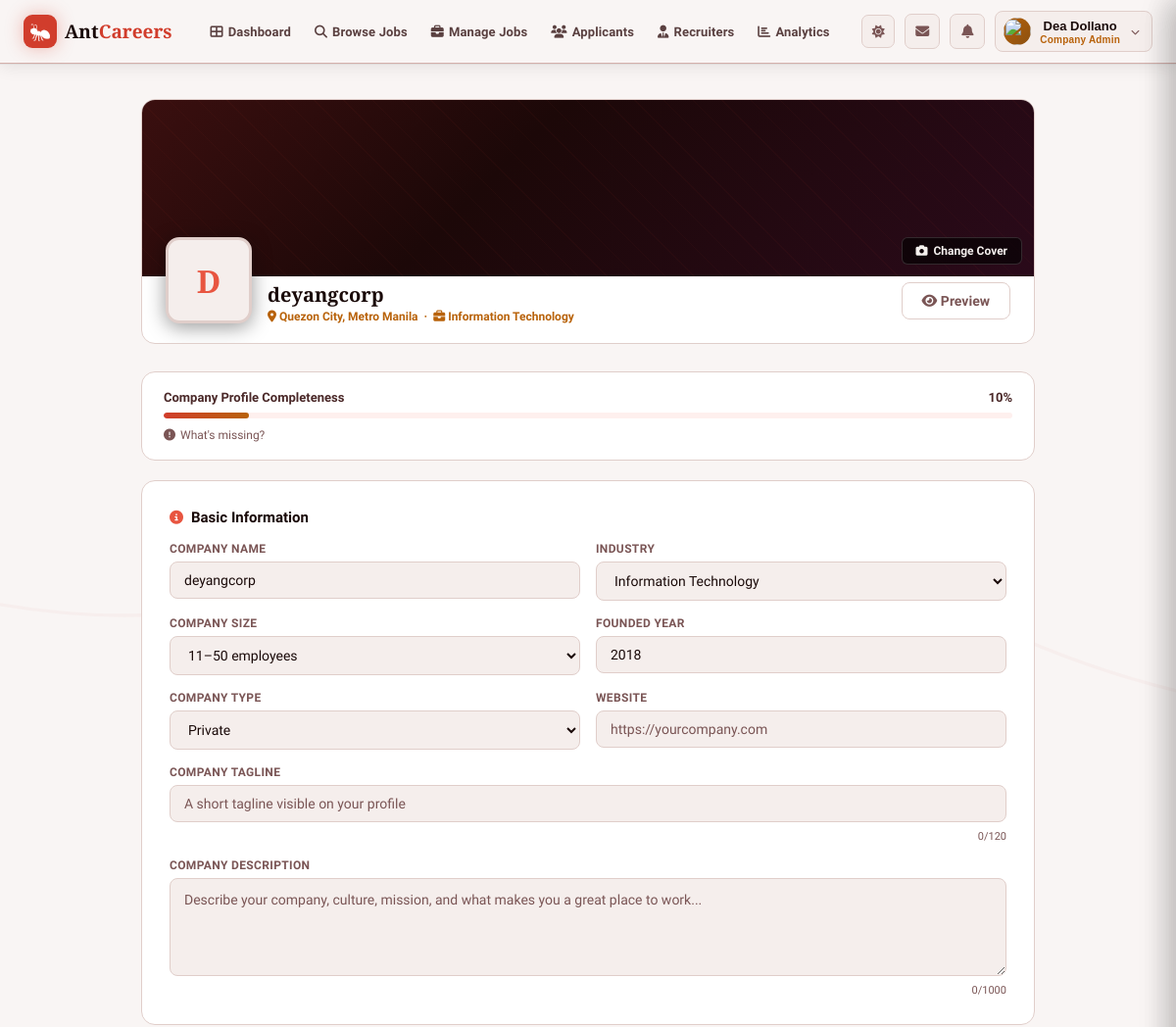
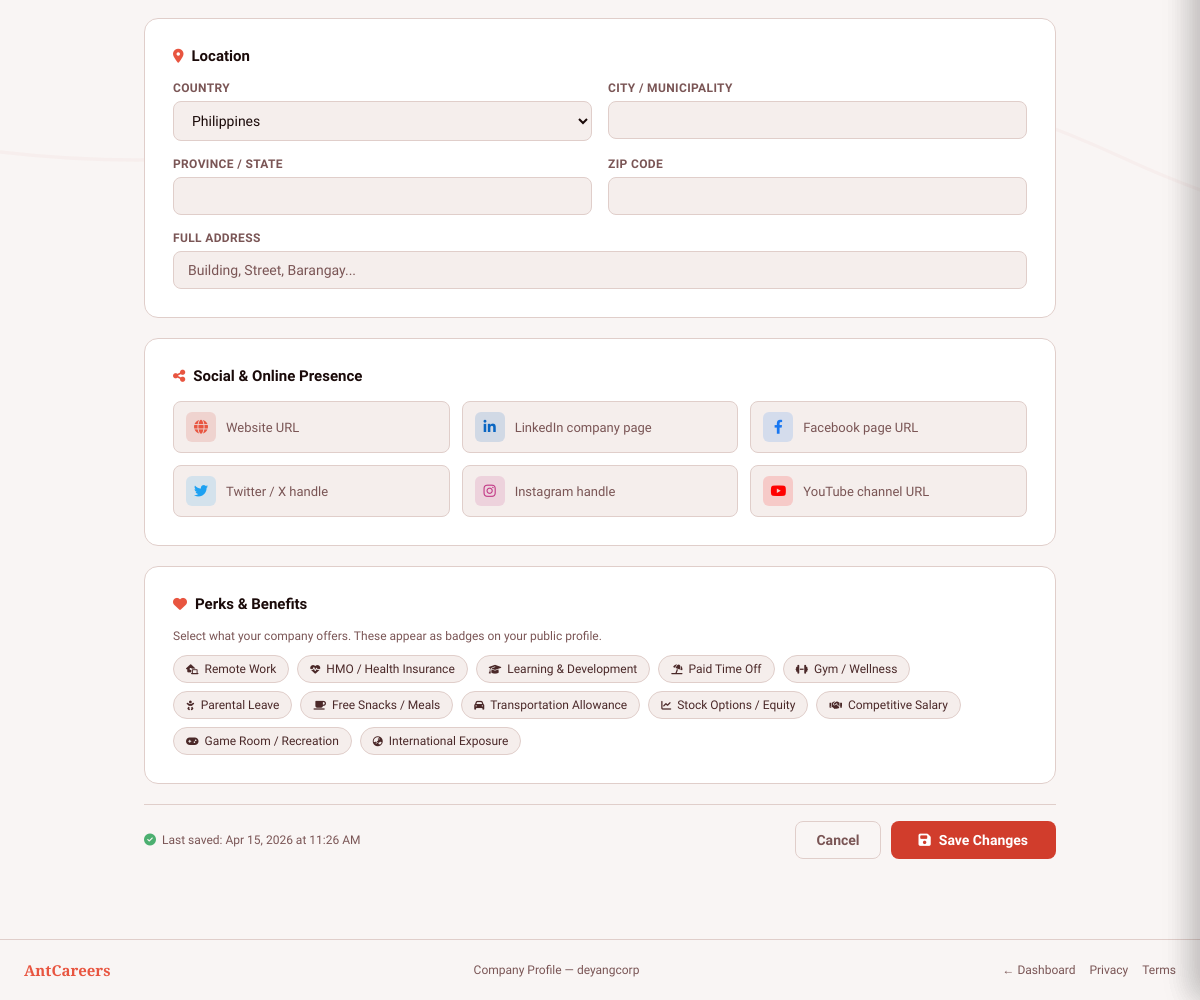
Page /employer/employer_companyProfile.php (signed in) on the committed database (2 pictures, top to bottom).
### tables this page shows
CREATE TABLE `company_profiles` (
  `id` int(10) UNSIGNED NOT NULL,
  `user_id` int(10) UNSIGNED NOT NULL,
  `company_name` varchar(150) NOT NULL DEFAULT '',
  `industry` varchar(100) DEFAULT NULL,
  `company_size` varchar(30) DEFAULT NULL,
  `company_type` varchar(50) DEFAULT NULL,
  `founded_year` year(4) DEFAULT NULL,
  `website` varchar(500) DEFAULT NULL,
  `location` varchar(100) DEFAULT NULL,
  `address_line` varchar(255) DEFAULT NULL,
  `province` varchar(100) DEFAULT NULL,
  `city` varchar(100) DEFAULT NULL,
  `country` varchar(100) DEFAULT NULL,
  `zip_code` varchar(20) DEFAULT NULL,
  `about` text DEFAULT NULL,
  `tagline` varchar(120) DEFAULT NULL,
  `contact_email` varchar(255) DEFAULT NULL,
  `contact_phone` varchar(30) DEFAULT NULL,
  `social_website` varchar(500) DEFAULT NULL,
  `social_linkedin` varchar(500) DEFAULT NULL,
  `social_facebook` varchar(500) DEFAULT NULL,
  `social_twitter` varchar(500) DEFAULT NULL,
  `social_instagram` varchar(500) DEFAULT NULL,
  `social_youtube` varchar(500) DEFAULT NULL,
  `perks` text DEFAULT NULL,
  `logo_path` varchar(500) DEFAULT NULL,
  `cover_path` varchar(500) DEFAULT NULL,
  `is_verified` tinyint(1) NOT NULL DEFAULT 0,
  `created_at` datetime NOT NULL DEFAULT current_timestamp(),
  `updated_at` datetime NOT NULL DEFAULT current_timestamp() ON UPDATE current_timestamp()
);

### includes/auth.php (called while the page is built, shortened)
<?php
function getUser(): array
{
    $fullName  = trim((string)($_SESSION['user_name'] ?? 'User'));
    $nameParts = preg_split('/\s+/', $fullName) ?: [];
    $firstName = $nameParts[0] ?? 'User';
    $initials = count($nameParts) >= 2
        ? strtoupper(substr($nameParts[0], 0, 1) . substr($nameParts[1], 0, 1))
        : strtoupper(substr($firstName, 0, 2));
    $avatarUrl = (string)($_SESSION['avatar_url'] ?? '');
    if ($avatarUrl && !str_starts_with($avatarUrl, '../') && !str_starts_with($avatarUrl, 'http')) {
        $avatarUrl = '../' . $avatarUrl;
    }
    return [
        'id'          => (int)($_SESSION['user_id']    ?? 0),
        'fullName'    => $fullName,
        'firstName'   => $firstName,
        'initials'    => $initials,
        'email'       => (string)($_SESSION['user_email']   ?? ''),
        'role'        => (string)($_SESSION['account_type'] ?? ''),
        'companyName' => (string)($_SESSION['company_name'] ?? ''),
        'avatarUrl'   => $avatarUrl,
    ];
}

### employer/employer_companyProfile.php (the view, shortened to what this page needs)
<?php
require_once dirname(__DIR__) . '/includes/auth.php';
$user        = getUser();
$companyName = $user['companyName'] ?: 'Your Company';
$profileData = null;
try {
    $db = getDB();
    $pStmt = $db->prepare("SELECT * FROM company_profiles WHERE user_id = :uid LIMIT 1");
    $pStmt->execute([':uid' => (int)$_SESSION['user_id']]);
    $profileData = $pStmt->fetch(PDO::FETCH_ASSOC) ?: null;
} catch (Throwable $e) {
    error_log('[AntCareers] Load company profile: ' . $e->getMessage());
}
function pf(?array $p, string $key, string $default = ''): string {
    return htmlspecialchars((string)($p[$key] ?? $default), ENT_QUOTES, 'UTF-8');
}
$cpScore = 0;
$cpMissing = [];
$cpFields = [
    ['key'=>'company_name', 'label'=>'Company Name',   'pts'=>10],
    ['key'=>'industry',     'label'=>'Industry',        'pts'=>10],
    ['key'=>'company_size', 'label'=>'Company Size',    'pts'=>5],
    ['key'=>'company_type', 'label'=>'Company Type',    'pts'=>5],
    ['key'=>'founded_year', 'label'=>'Founded Year',    'pts'=>5],
    ['key'=>'website',      'label'=>'Website',         'pts'=>5],
    ['key'=>'tagline',      'label'=>'Tagline',         'pts'=>5],
    ['key'=>'about',        'label'=>'Description',     'pts'=>15],
    ['key'=>'city',         'label'=>'City',            'pts'=>5],
    ['key'=>'province',     'label'=>'Province/State',  'pts'=>5],
    ['key'=>'logo_path',    'label'=>'Company Logo',    'pts'=>10],
    ['key'=>'cover_path',   'label'=>'Cover Photo',     'pts'=>5],
    ['key'=>'social_linkedin','label'=>'LinkedIn',      'pts'=>5],
    ['key'=>'perks',        'label'=>'Perks & Benefits','pts'=>10],
];
foreach ($cpFields as $f) {
    $val = (string)($profileData[$f['key']] ?? '');
    if ($f['key'] === 'perks') {
        $decoded = json_decode($val, true);
        $filled = is_array($decoded) && count($decoded) > 0;
    } else {
        $filled = $val !== '';
    }
    if ($filled) {
        $cpScore += $f['pts'];
    } else {
        $cpMissing[] = $f['label'];
    }
}
$cpScore = min($cpScore, 100);
?>
<!DOCTYPE html>
<html lang="en">
<head>
  <link rel="stylesheet" href="https://cdnjs.cloudflare.com/ajax/libs/font-awesome/6.4.0/css/all.min.css">
<div class="tunnel-bg">
</div>
<?php require_once dirname(__DIR__) . '/includes/navbar_employer.php'; ?>
<div class="page-shell anim">
  <div class="cover-section">
    <div class="cover-img" id="coverImg">
      <button class="cover-change-btn" onclick="document.getElementById('coverFileInput').click()"><i class="fas fa-camera"></i> Change Cover</button>
    </div>
    <div class="cover-bottom">
      <div style="display:flex;align-items:flex-end;gap:16px;flex-wrap:wrap;">
        <div class="company-logo-wrap">
          <div class="company-logo" id="companyLogoEl"><?php
            if ($profileData && !empty($profileData['logo_path'])) {
                echo '<img src="' . pfImg($profileData,'logo_path') . '" style="width:100%;height:100%;object-fit:cover;border-radius:11px;" alt="Logo">';
            } else {
                echo htmlspecialchars(strtoupper(substr($companyName,0,1)), ENT_QUOTES, 'UTF-8');
            }
          ?></div>
        </div>
        <div>
          <div class="cover-company-name" id="coverCompanyName"><?php echo htmlspecialchars($companyName, ENT_QUOTES, 'UTF-8'); ?></div>
          <div class="cover-company-sub" id="coverCompanySub"><i class="fas fa-map-marker-alt"></i> <?php echo pf($profileData,'city','Quezon City'); ?>, <?php echo pf($profileData,'province','Metro Manila'); ?> &nbsp;·&nbsp; <i class="fas fa-briefcase"></i> <?php echo pf($profileData,'industry','Information Technology'); ?></div>
        </div>
      </div>
      <div class="cover-actions">
        <button class="btn-cancel" onclick="openPreview()"><i class="fas fa-eye"></i> Preview</button>
      </div>
    </div>
  </div>
  <div class="completeness-bar-wrap">
    <div class="completeness-label">
      <span>Company Profile Completeness</span>
      <span class="completeness-pct"><?php echo $cpScore; ?>%</span>
    </div>
    <div class="completeness-track"><div class="completeness-fill" style="width:<?php echo $cpScore; ?>%"></div></div>
    <?php if (!empty($cpMissing)): ?>
    <button class="completeness-toggle" onclick="toggleChecklist()"><i class="fas fa-exclamation-circle"></i> What's missing?</button>
    <?php endif; ?>
  </div>
  <div class="form-card">
    <div class="fc-title"><i class="fas fa-info-circle"></i> Basic Information</div>
    <div class="form-grid">
      <div class="form-group">
        <label class="form-label">Company Name</label>
        <input class="form-input" type="text" value="<?php echo pf($profileData,'company_name',$companyName); ?>" id="companyName">
      </div>
      <div class="form-group">
        <label class="form-label">Industry</label>
        <select class="form-input" id="industry">
          <?php
          $industries = ['Information Technology','Finance & Banking','Healthcare','Education','E-Commerce / Retail','BPO / Outsourcing','Engineering','Manufacturing','Media & Creative','Government','Other'];
          $savedIndustry = $profileData['industry'] ?? 'Information Technology';
          foreach ($industries as $ind) {
              $sel = ($ind === $savedIndustry) ? ' selected' : '';
              echo "<option{$sel}>" . htmlspecialchars($ind, ENT_QUOTES, 'UTF-8') . "</option>";
          }
          ?>
        </select>
      </div>
      <div class="form-group">
        <label class="form-label">Company Size</label>
        <select class="form-input" id="companySize">
          <?php
          $sizes = ['1–10 employees','11–50 employees','51–200 employees','201–500 employees','501–1,000 employees','1,001–5,000 employees','5,000+ employees'];
          $savedSize = $profileData['company_size'] ?? '11–50 employees';
          foreach ($sizes as $sz) {
              $sel = ($sz === $savedSize) ? ' selected' : '';
              echo "<option{$sel}>" . htmlspecialchars($sz, ENT_QUOTES, 'UTF-8') . "</option>";
          }
          ?>
        </select>
      </div>
      <div class="form-group">
        <label class="form-label">Founded Year</label>
        <input class="form-input" type="number" value="<?php echo pf($profileData,'founded_year','2018'); ?>" min="1900" max="2026" id="foundedYear">
      </div>
      <div class="form-group">
        <label class="form-label">Company Type</label>
        <select class="form-input" id="companyType">
          <?php
          $types = ['Private','Public','Government / NGO','Startup','Multinational'];
          $savedType = $profileData['company_type'] ?? 'Private';
          foreach ($types as $tp) {
              $sel = ($tp === $savedType) ? ' selected' : '';
              echo "<option{$sel}>" . htmlspecialchars($tp, ENT_QUOTES, 'UTF-8') . "</option>";
          }
          ?>
        </select>
      </div>
      <div class="form-group">
        <label class="form-label">Website</label>
        <input class="form-input" type="url" placeholder="https://yourcompany.com" value="<?php echo pf($profileData,'website'); ?>" id="websiteInput">
      </div>
      <div class="form-group full">
        <label class="form-label">Company Tagline</label>
        <input class="form-input" type="text" placeholder="A short tagline visible on your profile" maxlength="120" id="taglineInput" value="<?php echo pf($profileData,'tagline'); ?>" oninput="updateCount('taglineInput','taglineCount',120)">
        <div class="char-count"><span id="taglineCount"><?php echo mb_strlen((string)($profileData['tagline'] ?? '')); ?></span>/120</div>
      </div>
      <div class="form-group full">
        <label class="form-label">Company Description</label>
        <textarea class="form-input" placeholder="Describe your company, culture, mission, and what makes you a great place to work..." maxlength="1000" id="descInput" oninput="updateCount('descInput','descCount',1000)"><?php echo pf($profileData,'about'); ?></textarea>
        <div class="char-count"><span id="descCount"><?php echo mb_strlen((string)($profileData['about'] ?? '')); ?></span>/1000</div>
      </div>
    </div>
  </div>
  <div class="form-card">
    <div class="fc-title"><i class="fas fa-map-marker-alt"></i> Location</div>
    <div class="form-grid">
      <div class="form-group">
        <label class="form-label">Country</label>
        <select class="form-input" id="countrySelect">
          <?php
          $countries = ['Philippines','Singapore','United States','Other'];
          $savedCountry = $profileData['country'] ?? 'Philippines';
          foreach ($countries as $c) {
              $sel = ($c === $savedCountry) ? ' selected' : '';
              echo "<option{$sel}>" . htmlspecialchars($c, ENT_QUOTES, 'UTF-8') . "</option>";
          }
          ?>
        </select>
      </div>
      <div class="form-group">
        <label class="form-label">City / Municipality</label>
        <input class="form-input" type="text" value="<?php echo pf($profileData,'city'); ?>" id="cityInput">
      </div>
      <div class="form-group">
        <label class="form-label">Province / State</label>
        <input class="form-input" type="text" value="<?php echo pf($profileData,'province'); ?>" id="provinceInput">
      </div>
      <div class="form-group">
        <label class="form-label">ZIP Code</label>
        <input class="form-input" type="text" value="<?php echo pf($profileData,'zip_code'); ?>" id="zipCodeInput">
      </div>
      <div class="form-group full">
        <label class="form-label">Full Address</label>
        <input class="form-input" type="text" placeholder="Building, Street, Barangay..." value="<?php echo pf($profileData,'address_line'); ?>" id="addressInput">
      </div>
    </div>
  </div>
  <div class="form-card">
    <div class="fc-title"><i class="fas fa-share-alt"></i> Social &amp; Online Presence</div>
    <div class="social-row">
      <div class="social-item"><div class="social-icon si-web"><i class="fas fa-globe"></i></div><input class="social-input" placeholder="Website URL" type="url" id="socialWebsite" value="<?php echo pf($profileData,'social_website'); ?>"></div>
      <div class="social-item"><div class="social-icon si-linkedin"><i class="fab fa-linkedin-in"></i></div><input class="social-input" placeholder="LinkedIn company page" id="socialLinkedin" value="<?php echo pf($profileData,'social_linkedin'); ?>"></div>
      <div class="social-item"><div class="social-icon si-fb"><i class="fab fa-facebook-f"></i></div><input class="social-input" placeholder="Facebook page URL" id="socialFacebook" value="<?php echo pf($profileData,'social_facebook'); ?>"></div>
      <div class="social-item"><div class="social-icon si-twitter"><i class="fab fa-twitter"></i></div><input class="social-input" placeholder="Twitter / X handle" id="socialTwitter" value="<?php echo pf($profileData,'social_twitter'); ?>"></div>
      <div class="social-item"><div class="social-icon si-ig"><i class="fab fa-instagram"></i></div><input class="social-input" placeholder="Instagram handle" id="socialInstagram" value="<?php echo pf($profileData,'social_instagram'); ?>"></div>
      <div class="social-item"><div class="social-icon si-yt"><i class="fab fa-youtube"></i></div><input class="social-input" placeholder="YouTube channel URL" id="socialYoutube" value="<?php echo pf($profileData,'social_youtube'); ?>"></div>
    </div>
  </div>
  <div class="form-card">
    <div class="fc-title"><i class="fas fa-heart"></i> Perks &amp; Benefits</div>
    <div style="font-size:12px;color:var(--text-muted);margin-bottom:12px;">Select what your company offers. These appear as badges on your public profile.</div>
    <?php
    $savedPerks = [];
    $allPerks = [
        ['icon'=>'fa-laptop-house','label'=>'Remote Work'],
        ['icon'=>'fa-heartbeat','label'=>'HMO / Health Insurance'],
        ['icon'=>'fa-graduation-cap','label'=>'Learning & Development'],
        ['icon'=>'fa-umbrella-beach','label'=>'Paid Time Off'],
        ['icon'=>'fa-dumbbell','label'=>'Gym / Wellness'],
        ['icon'=>'fa-baby','label'=>'Parental Leave'],
        ['icon'=>'fa-coffee','label'=>'Free Snacks / Meals'],
        ['icon'=>'fa-car','label'=>'Transportation Allowance'],
        ['icon'=>'fa-chart-line','label'=>'Stock Options / Equity'],
        ['icon'=>'fa-handshake','label'=>'Competitive Salary'],
        ['icon'=>'fa-gamepad','label'=>'Game Room / Recreation'],
        ['icon'=>'fa-globe-asia','label'=>'International Exposure'],
    ];
    ?>
    <div class="perks-grid" id="perksGrid">
      <?php foreach ($allPerks as $perk): ?>
        <div class="perk-chip<?php echo in_array($perk['label'], $savedPerks) ? ' selected' : ''; ?>" onclick="togglePerk(this)" data-perk="<?php echo htmlspecialchars($perk['label'], ENT_QUOTES, 'UTF-8'); ?>"><i class="fas <?php echo $perk['icon']; ?>"></i> <?php echo htmlspecialchars($perk['label'], ENT_QUOTES, 'UTF-8'); ?></div>
      <?php endforeach; ?>
    </div>
  </div>
  <div class="save-bar">
    <div class="save-info"><i class="fas fa-check-circle"></i> <?php
      if ($profileData && !empty($profileData['updated_at'])) {
          echo 'Last saved: ' . date('M j, Y \a\t g:i A', strtotime($profileData['updated_at']));
      } else {
          echo 'Not saved yet';
      }
    ?></div>
    <div style="display:flex;gap:10px;">
      <button class="btn-cancel" onclick="window.location.href='employer_dashboard.php?theme='+(document.body.classList.contains('light')?'light':'dark')">Cancel</button>
      <button class="btn-save" onclick="saveProfile()"><i class="fas fa-save"></i> Save Changes</button>
    </div>
  </div>
</div>
<footer class="footer">
  <div class="footer-logo">AntCareers</div>
  <div>Company Profile — <?php echo htmlspecialchars($companyName, ENT_QUOTES, 'UTF-8'); ?></div>
  <div style="display:flex;gap:14px;color:var(--text-muted);">
    <span style="cursor:pointer;" onclick="window.location.href='employer_dashboard.php?theme='+(document.body.classList.contains('light')?'light':'dark')">← Dashboard</span>
    <span style="cursor:pointer;">Privacy</span>
    <span style="cursor:pointer;">Terms</span>
  </div>
</footer>
</body>
</html>

### rows in the picture
company_profiles: city "Quezon City", province "Metro Manila", industry "Information Technology", company_name "deyangcorp", founded_year "2018", tagline "0", about "0", updated_at "Apr 15, 2026 at 11:26 AM"

### other values in the picture
$fullName "Dea Dollano"
$_roleLabel "Company Admin"
substr($companyName,0,1) "D"
$companyName "deyangcorp"
$cpScore "10"
$perk['label'] "Remote Work"
$perk['label'] "HMO / Health Insurance"
$perk['label'] "Learning & Development"
$perk['label'] "Paid Time Off"
$perk['label'] "Gym / Wellness"
$perk['label'] "Parental Leave"
$perk['label'] "Free Snacks / Meals"
$perk['label'] "Transportation Allowance"
$perk['label'] "Stock Options / Equity"
$perk['label'] "Competitive Salary"
